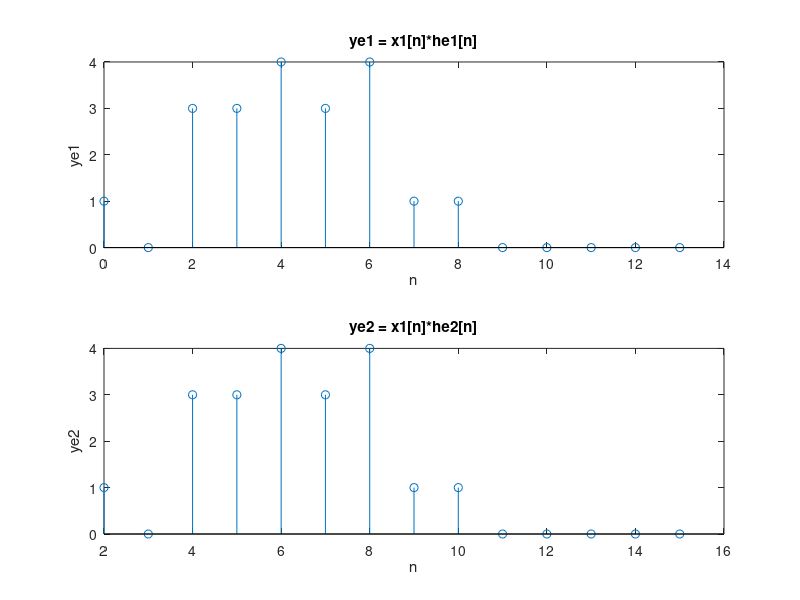

Reproduce this figure in MATLAB.
nx1 = 0:9;
nh1 = 0:4;
nh2 = 2:6;
x1 = [ones(1,5) zeros(1,5)];
h1 = [1 -1 3 0 1];
h2 = h1;

ny1 = nx1(1)+nh1(1):nx1(end)+nh1(end);
ny2 = nx1(1)+nh2(1):nx1(end)+nh2(end);
y1 = conv(x1,h1);
y2 = conv(x1,h2);

subplot(2,1,1)
stem(ny1,y1)
xlabel('n')
ylabel('ye1')
title('ye1 = x1[n]*he1[n]')
subplot(2,1,2)
stem(ny2,y2)
xlabel('n')
ylabel('ye2')
title('ye2 = x1[n]*he2[n]');
